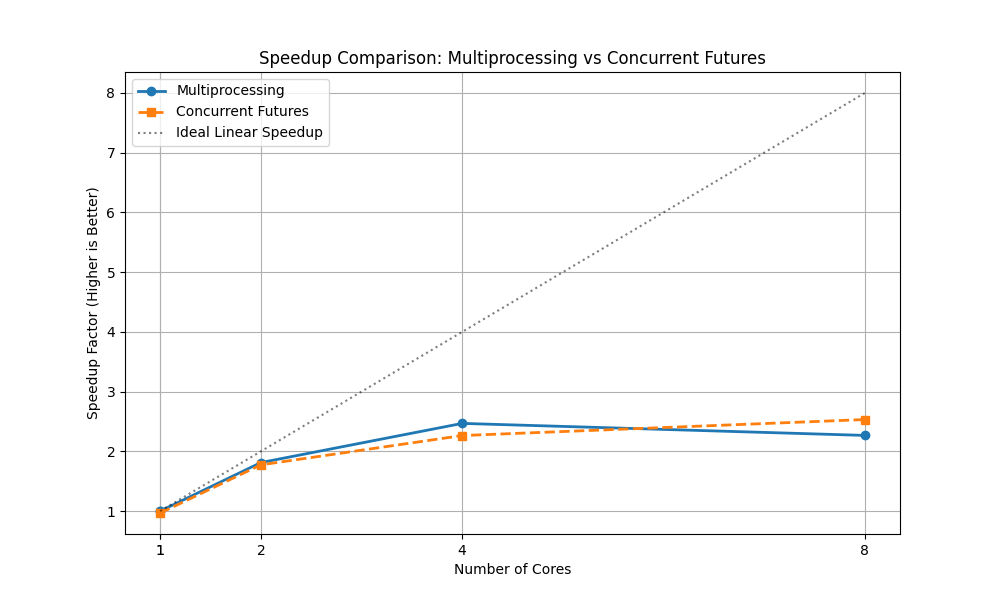
#> input picture benchmark_plot.png, 1000 x 600 px; its folder holds only this picture in this run
$ python verify_phase1.py   (older library calls are emulated)
#> lines starting #> are read from the running program, lines starting #| are printed output that depends on the picture
### data_loader.py
import cv2
import os

def get_image_paths(source_dir, limit=None):
    """
    Retrieves image file paths from the source directory.

    Args:
        source_dir (str): Directory containing images.
        limit (int, optional): Maximum number of images to return.

    Returns:
        list: List of full file paths.
    """
    valid_extensions = ('.jpg', '.jpeg', '.png')
    image_paths = []

    if not os.path.exists(source_dir):
        print(f"Warning: Source directory '{source_dir}' does not exist.")
        return []

    count = 0
    for entry in os.scandir(source_dir):
        if entry.is_file() and entry.name.lower().endswith(valid_extensions):
            image_paths.append(entry.path)
            count += 1
            if limit and count >= limit:
                break

    return image_paths

def load_image(path):
    """
    Loads an image from disk.

    Args:
        path (str): File path to the image.

    Returns:
        numpy.ndarray or None: The loaded image, or None if failed.
    """
#> called with path = './benchmark_plot.png'
    try:
        img = cv2.imread(path)
#> img is the input picture: shape (600, 1000, 3); mean B, G, R 249.7, 249.8, 249.9
#| Image loaded. Shape: (600, 1000, 3)
        if img is None:
            print(f"Warning: Failed to load image at {path}")
        return img
    except Exception as e:
        print(f"Error loading {path}: {e}")
        return None

def save_image(image, output_path):
    """
    Saves an image to disk.

    Args:
        image (numpy.ndarray): The image to save.
        output_path (str): The destination path.

    Returns:
        bool: True if successful, False otherwise.
    """
    try:
        if os.path.dirname(output_path):
            os.makedirs(os.path.dirname(output_path), exist_ok=True)
        return cv2.imwrite(output_path, image)
    except Exception as e:
        print(f"Error saving to {output_path}: {e}")
        return False

### filters.py
import cv2
import numpy as np

def apply_grayscale(image):
    """Filter 1: Grayscale Conversion"""
    # Check if already grayscale
    if len(image.shape) == 2:
        return image
    return cv2.cvtColor(image, cv2.COLOR_BGR2GRAY)

def apply_gaussian_blur(image):
    """Filter 2: Gaussian Blur (3x3 kernel)"""
    return cv2.GaussianBlur(image, (3, 3), 0)

def apply_sobel_edge_detection(image):
    """Filter 3: Sobel Edge Detection"""
    # Ensure input is grayscale
    if len(image.shape) == 3:
        gray = cv2.cvtColor(image, cv2.COLOR_BGR2GRAY)
    else:
        gray = image

    sobelx = cv2.Sobel(gray, cv2.CV_64F, 1, 0, ksize=3)
    sobely = cv2.Sobel(gray, cv2.CV_64F, 0, 1, ksize=3)
    magnitude = np.sqrt(sobelx**2 + sobely**2)
    return cv2.normalize(magnitude, None, 0, 255, cv2.NORM_MINMAX, dtype=cv2.CV_8U)

def apply_sharpening(image):
    """Filter 4: Image Sharpening (Stronger)"""
    # Stronger sharpening kernel
    kernel = np.array([[-1, -1, -1], [-1, 9, -1], [-1, -1, -1]])
    return cv2.filter2D(image, -1, kernel)

def adjust_brightness(image, value=60):
    """Filter 5: Brightness Adjustment (+60)"""
#> called with value = 60
    if len(image.shape) == 2: # Grayscale brightness
         return cv2.add(image, value)

    hsv = cv2.cvtColor(image, cv2.COLOR_BGR2HSV)
#> hsv: shape (600, 1000, 3); mean H, S, V 0.5, 1.4, 250.4
    h, s, v = cv2.split(hsv)
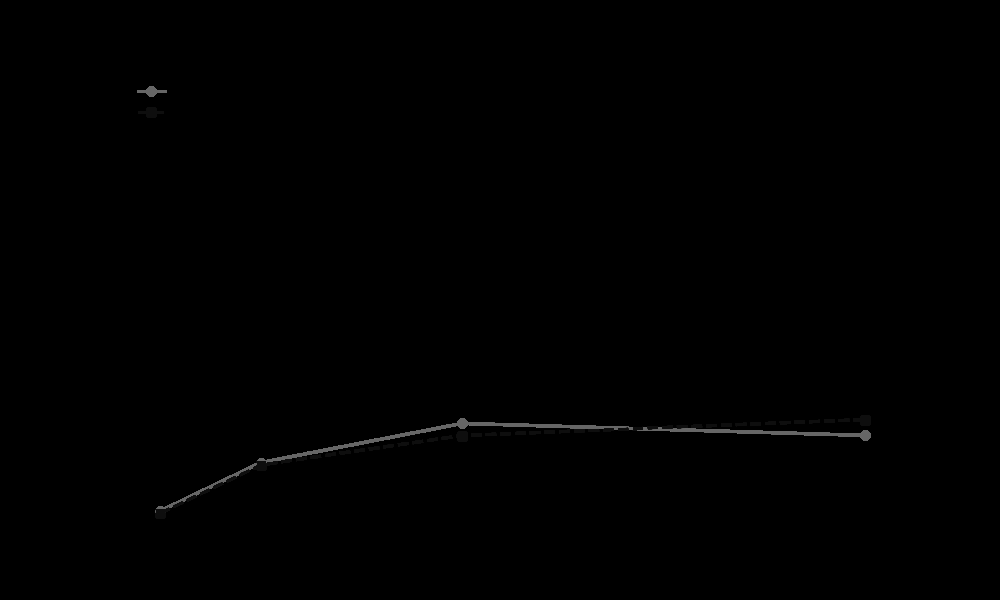
#> h: shape (600, 1000); min 0, max 120, mean 0.5
    lim = 255 - value
    v[v > lim] = 255
    v[v <= lim] += value
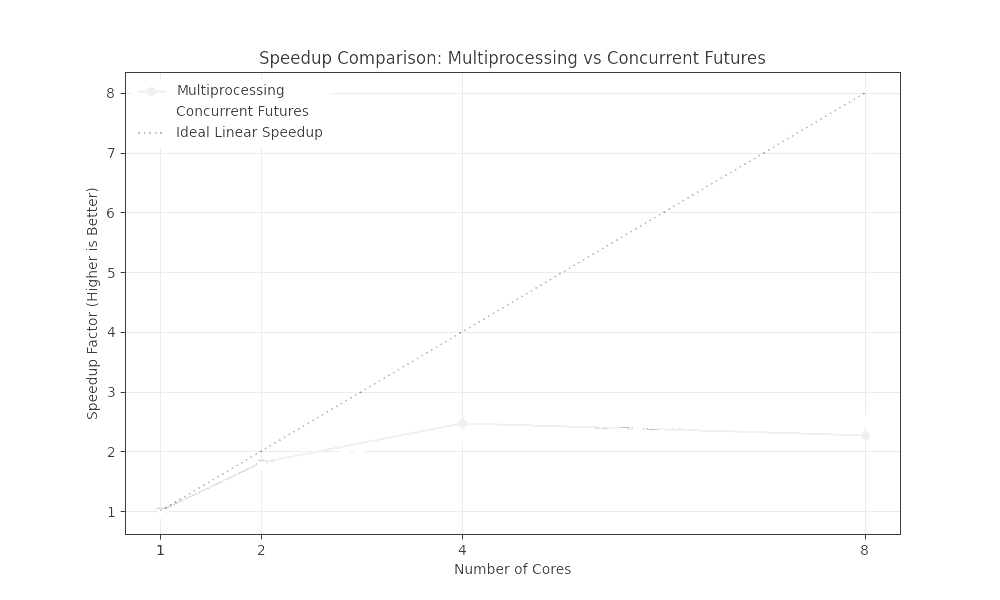
#> v: shape (600, 1000); min 60, max 255, mean 252.7
    final_hsv = cv2.merge((h, s, v))
#> final_hsv: shape (600, 1000, 3); mean H, S, V 0.5, 1.4, 252.7
    return cv2.cvtColor(final_hsv, cv2.COLOR_HSV2BGR)

def process_pipeline(image):
    """
    Applies the full chain of 5 filters to an input image.

    Args:
        image (numpy.ndarray): Input image.

    Returns:
        numpy.ndarray: Processed image.
    """
    if image is None:
        return None

    # Pipeline sequence
    # 1. Adjust Brightness
    img = adjust_brightness(image)

    # 2. Gaussian Blur
    img = apply_gaussian_blur(img)

    # 3. Sharpening
    img = apply_sharpening(img)
#> in apply_sharpening, `return cv2.filter2D(image, -1, kernel)`:
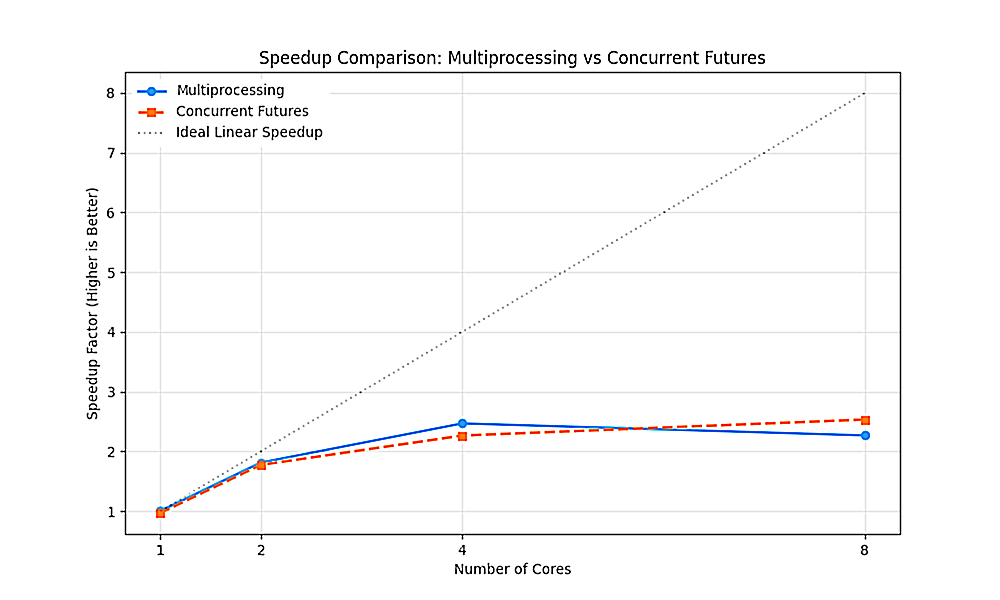
#> returned value: shape (600, 1000, 3); mean of channels 0, 1, 2 249.8, 249.5, 249.8; drawn as B, G, R

    # 4. Grayscale
    img = apply_grayscale(img)

    # 5. Sobel Edge Detection
    final_result = apply_sobel_edge_detection(img)
#> in apply_sobel_edge_detection, `sobelx = cv2.Sobel(gray, cv2.CV_64F, 1, 0, ksize=3)`:
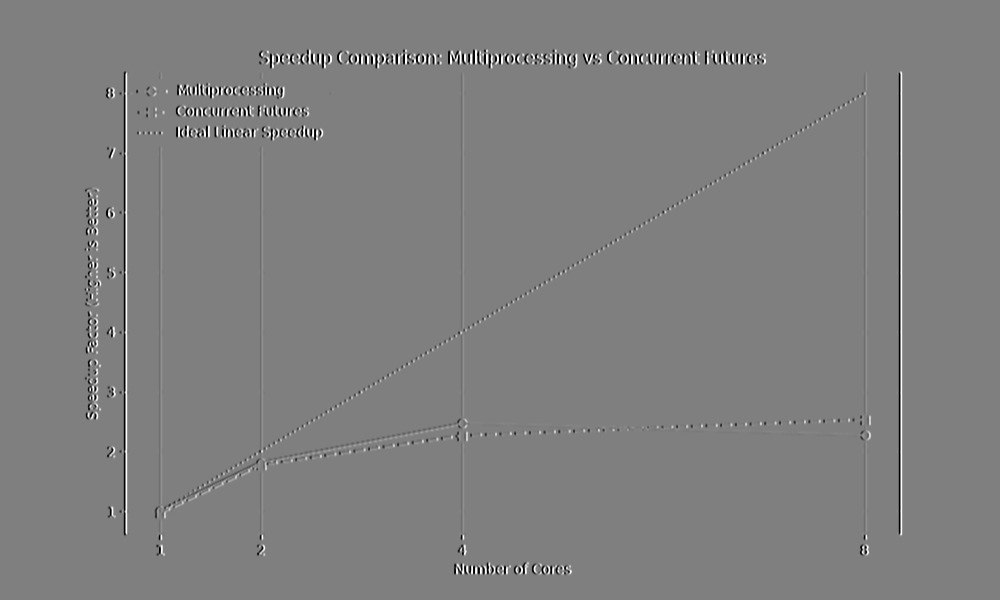
#> sobelx: shape (600, 1000) float64; min -1020, max 1020, mean 0; drawn with min black and max white
#> in apply_sobel_edge_detection, `sobely = cv2.Sobel(gray, cv2.CV_64F, 0, 1, ksize=3)`:
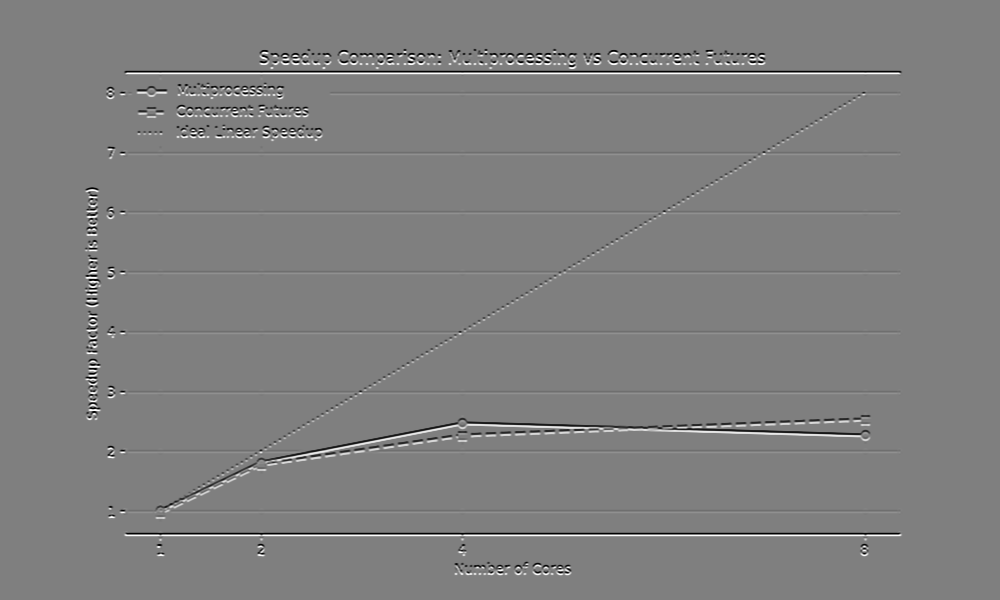
#> sobely: shape (600, 1000) float64; min -1020, max 1020, mean 0; drawn with min black and max white
#> in apply_sobel_edge_detection, `magnitude = np.sqrt(sobelx**2 + sobely**2)`:
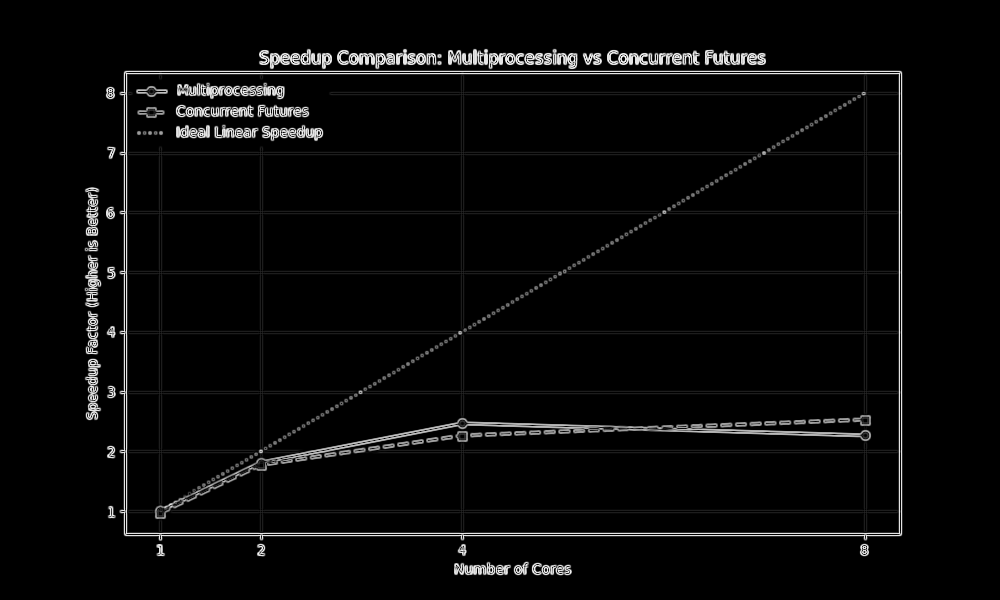
#> magnitude: shape (600, 1000) float64; min 0, max 1140.4, mean 38.3; drawn with min black and max white

    return final_result

### verify_phase1.py
import data_loader
import filters
import os

def test_phase1():
    print("--- Testing Phase 1: Core Logic ---")

    # 1. Test get_image_paths
    # Try the chicken_curry folder first
    input_dir = os.path.join("chicken_curry")
    paths = data_loader.get_image_paths(input_dir, limit=1)

    if not paths:
        print(f"No images found in {input_dir}. Checking root for jpgs...")
        paths = data_loader.get_image_paths(".", limit=1)

    if not paths:
        print("ERROR: No images found to test with.")
        return

    test_image_path = paths[0]
    print(f"Testing with image: {test_image_path}")

    # 2. Test load_image
    img = data_loader.load_image(test_image_path)
    if img is None:
        print("ERROR: Failed to load image.")
        return
    print(f"Image loaded. Shape: {img.shape}")

    # 3. Test filters
    try:
        processed_img = filters.process_pipeline(img)
        print(f"Image processed. Shape: {processed_img.shape}")
#| Image processed. Shape: (600, 1000)
    except Exception as e:
        print(f"ERROR during processing: {e}")
        return

    # 4. Test save_image
    output_path = "test_output_phase1.jpg"
    success = data_loader.save_image(processed_img, output_path)
#> success = True

    if success:
        print(f"SUCCESS: Image saved to {output_path}")
    else:
        print("ERROR: Failed to save image.")

if __name__ == "__main__":
    test_phase1()
